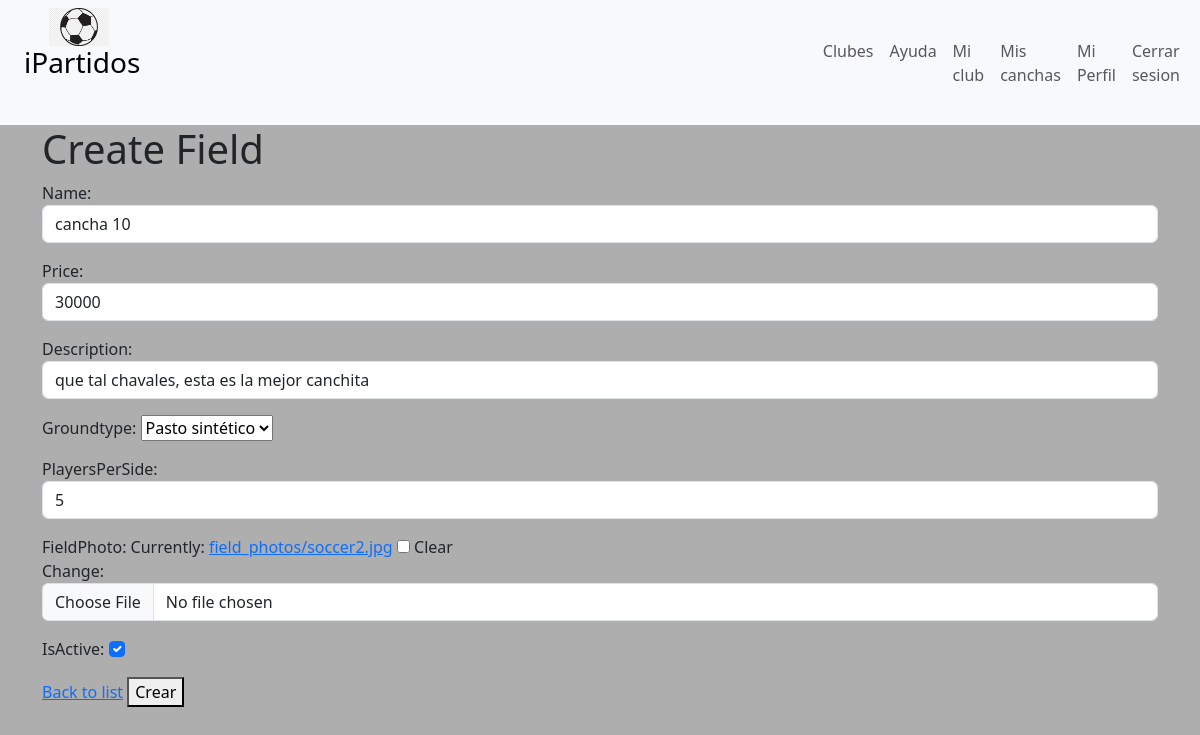
The page /fields/update/43/ (signed in) on the database as committed earlier.
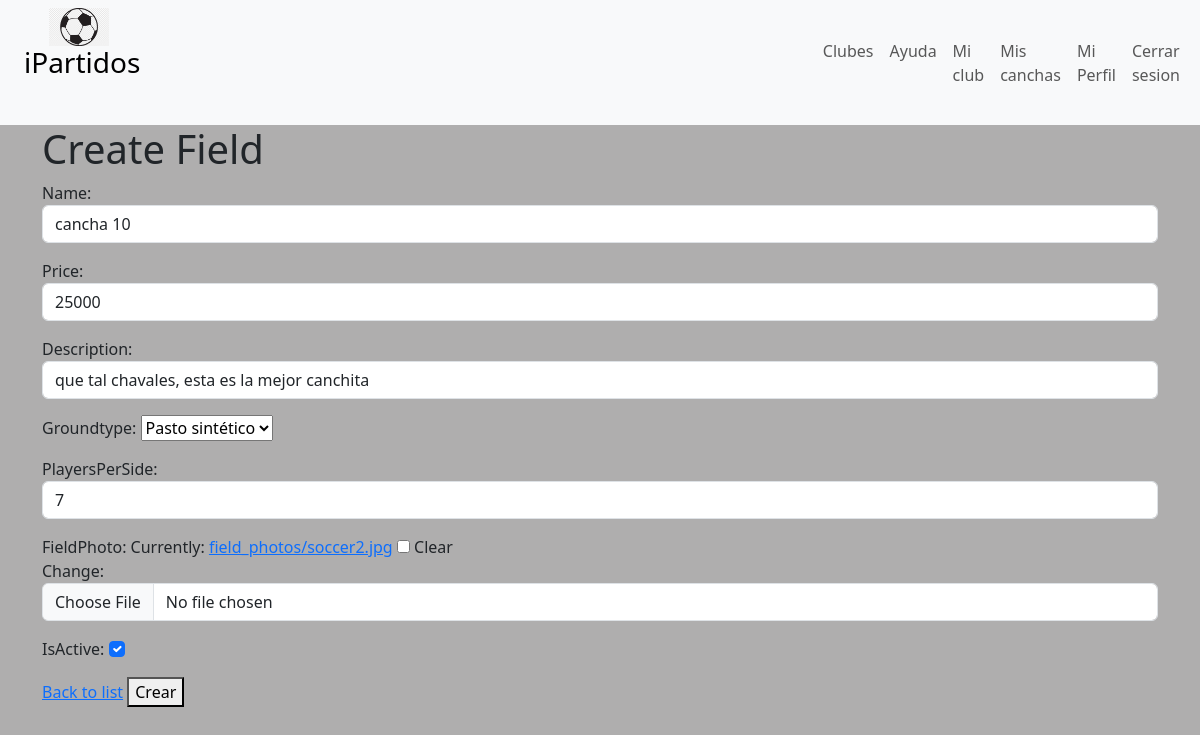
The same page on the database as committed later.
### canchas/models.py (models this page shows, shortened)
class Field(models.Model):
    id = models.AutoField(primary_key=True)
    name = models.CharField(max_length=100, default='', null=True, blank=True)
    description = models.CharField(max_length=100, default='', null=True, blank=True)
    groundType = models.CharField(max_length=100, default='', null=False, blank=True)
    fieldPhoto = models.ImageField(upload_to='field_photos', null=True, blank=True)
    price = models.IntegerField()
    isActive = models.BooleanField(default=True)
    playersPerSide = models.IntegerField(default=0)  # Provide a default value
    tenant = models.ForeignKey('registration.Tenant', on_delete=models.CASCADE, related_name='tenant_fields', null=True)

### canchas/views.py (the view, shortened to what this page needs)
# urls.py: path('update/<int:pk>/', FieldUpdateView.as_view(), name='cancha_update'),
class FieldUpdateView(LoginRequiredMixin, UpdateView):
    model = Field
    form_class = FieldForm
    template_name = 'canchas/create_field.html'
    success_url = reverse_lazy('canchas_list')
    def get_object(self, queryset=None):
        if queryset is None:
            queryset = self.get_queryset()
        pk = self.kwargs.get('pk')
        obj = get_object_or_404(queryset, pk=pk)
        return obj

### canchas/forms.py
class FieldForm(forms.ModelForm):
    class Meta:
        model = Field
        fields = ['name', 'price', 'description', 'groundType', 'playersPerSide', 'fieldPhoto',  'isActive']
        widgets = {
            'name' : forms.TextInput(attrs={'class': 'form-control'}),
            'price' : forms.NumberInput(attrs={'class': 'form-control'}),
            'isActive' : forms.CheckboxInput(attrs={'class': 'form-check-input'}),
            'description' : forms.TextInput(attrs={'class': 'form-control'}),
            'playersPerSide' : forms.NumberInput(attrs={'class': 'form-control'}),
            'fieldPhoto' : forms.ClearableFileInput(attrs={'class': 'form-control'}),
        }
    def __init__(self, *args, **kwargs):
        super(FieldForm, self).__init__(*args, **kwargs)
        self.fields['groundType'] = forms.ChoiceField(choices=GROUND_CHOICES)

### canchas/templates/canchas/create_field.html (shortened to what this page needs)
{% extends 'core/base.html' %}
{% block content %}
    <h1>Create Field</h1>
    <form method="post" enctype="multipart/form-data">
        {{ form.as_p }}
        <a href="{% url 'club_settings' %}">Back to list</a>
        <button type='submit'> Crear </button>
    </form>
{% endblock %}

Rows that differ between the two databases and show on the page:
changed Field "cancha 10": price "30000" → "25000"; playersPerSide "5" → "7"
